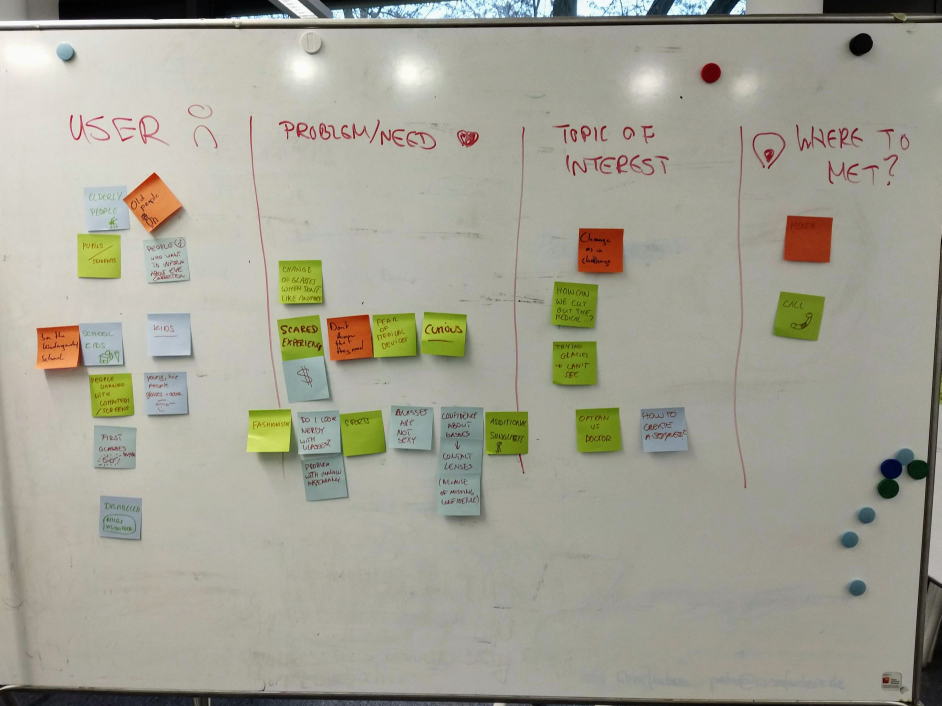
#> input picture charette.jpg, 3765 x 2824 px (shown at 1/4 size)
$ jupyter execute --allow-errors Untitled.ipynb   (older library calls are emulated)
#> lines starting #> are read from the running program, lines starting #| are printed output that depends on the picture; after the words box and inside, x2 and y2 are one past the last pixel; in counts of white or black regions, pixels touching at a corner belong together
### helpers.py
import numpy as np
import cv2 as cv
import numba
from numba import jit
from skimage.measure import regionprops


# [8 lines left out: function draw_boxes, not called in this run]


def texture_channel_generation(image):
    l, a, b = cv.split(image)


# [10 lines left out: function imshow_components, not called in this run]


def create_sum_image(image, conv_flag=cv.COLOR_BGR2YCrCb):
    img = cv.cvtColor(image, conv_flag)
    l, a, b = cv.split(img)
    scalar = np.bincount(a.reshape(-1, 1).ravel()).argmax()
    ad = cv.absdiff(a, np.array([scalar], dtype=np.float))
    scalar = np.bincount(b.reshape(-1, 1).ravel()).argmax()
    bd = cv.absdiff(b, np.array([scalar], dtype=np.float))
    sum_image = cv.add(ad, bd)
    return sum_image


# [41 lines left out: functions create_2D_image, get_saturation, get_image, show_images, not called in this run]


def show_image(image):
    cv.namedWindow('image' , cv.WINDOW_NORMAL)
    cv.imshow('image', image)
    cv.waitKey(0)
    cv.destroyAllWindows()

def convert(image):
    return cv.cvtColor(image, cv.COLOR_GRAY2BGR)

### Untitled.ipynb
[cell 1]
import skimage
import gradients
import helpers as h
import cv2 as cv
import numpy as np
from algorithms import FastScanning
from skimage import color

image = skimage.io.imread("charette.jpg", plugin='pil')
#> image is the input picture: shape (2824, 3765, 3); mean R, G, B 163.1, 161.8, 148.1
#Get resize
width = 512
(H, W) = image.shape[:2]
#> H = 2824; W = 3765
r = width / float(H)
#> r = 0.181
dim = (int(W * r), width)
#> dim = (682, 512)
img = cv.resize(image, dim, interpolation=cv.INTER_AREA)
#lab = cv.cvtColor(img, cv.COLOR_RGB2Lab)
sum_image = h.create_sum_image(img)
#> in create_sum_image, `img = cv.cvtColor(image, conv_flag)`: img: shape (512, 682, 3); mean of channels 0, 1, 2 157.9, 121.1, 130.9
#> in create_sum_image, `l, a, b = cv.split(img)`:
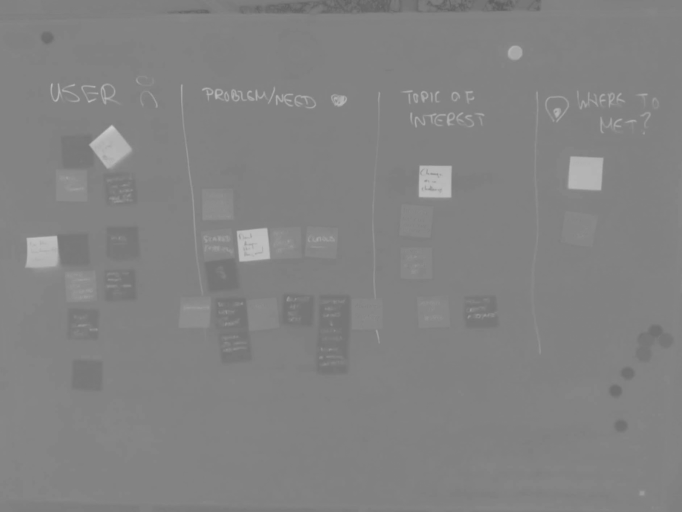
#> b: shape (512, 682); min 96, max 207, mean 130.9
#> in create_sum_image, `scalar = np.bincount(a.reshape(-1, 1).ravel()).argmax()`: scalar = 122
#> in create_sum_image, `ad = cv.absdiff(a, np.array([scalar], dtype=np.float))`:
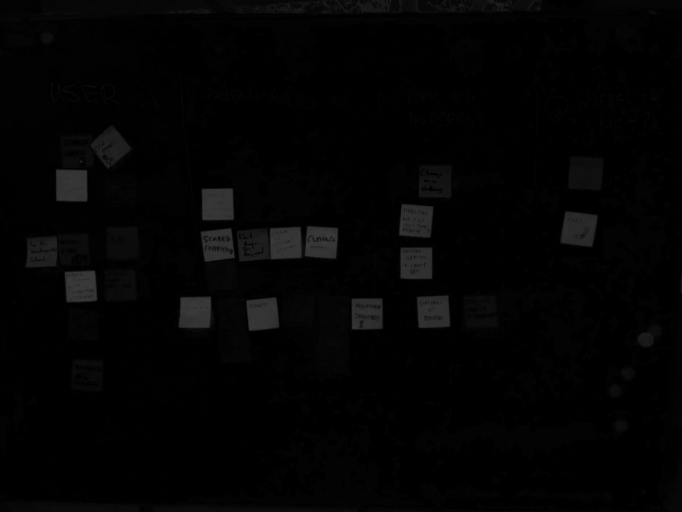
#> ad: shape (512, 682); min 0, max 60, mean 3.3
#> in create_sum_image, `scalar = np.bincount(b.reshape(-1, 1).ravel()).argmax()`: scalar = 130

DEFAULT = {
    "max_diff": 8.0,
    "min_size_factor": 0.0002,
}

#> (the rest of this cell did not finish here and is left out)

[cell 2]
import skimage
import gradients
import helpers as h
import cv2 as cv
import numpy as np
from skimage.filters import threshold_otsu
from skimage import color

image = skimage.io.imread("charette.jpg", plugin='pil')
#Get resize
width = 512
(H, W) = image.shape[:2]
r = width / float(H)
dim = (int(W * r), width)
img = cv.resize(image, dim, interpolation=cv.INTER_AREA)
hsv = cv.cvtColor(img, cv.COLOR_RGB2HSV)
#> hsv: shape (512, 682, 3); mean H, S, V 32.9, 30.6, 165.3

hue, s, v = cv.split(hsv)
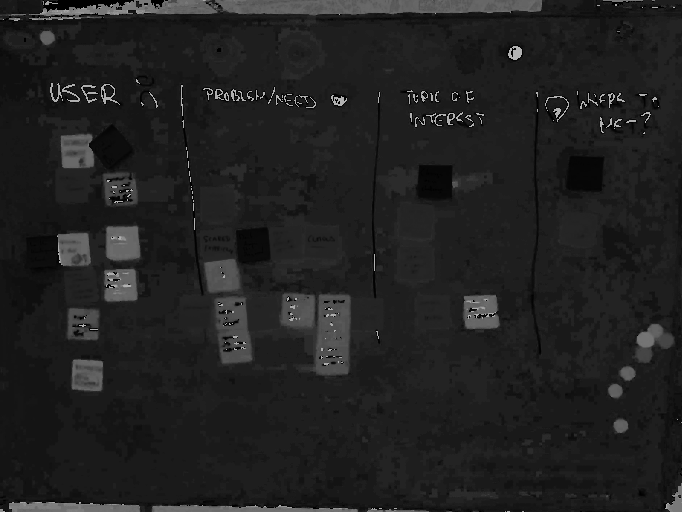
#> hue: shape (512, 682); min 0, max 179, mean 32.9
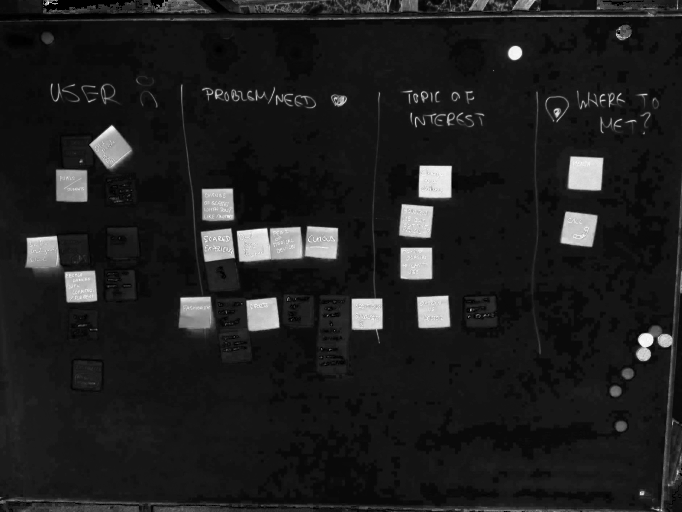
#> s: shape (512, 682); min 0, max 255, mean 30.6

sum_image = h.create_sum_image(img, conv_flag=cv.COLOR_BGR2Lab)
#> call 2 of create_sum_image, with conv_flag = 44
#> in create_sum_image (call 2), `img = cv.cvtColor(image, conv_flag)`: img: shape (512, 682, 3); mean of channels 0, 1, 2 166.8, 124.1, 125.9
#> in create_sum_image (call 2), `l, a, b = cv.split(img)`:
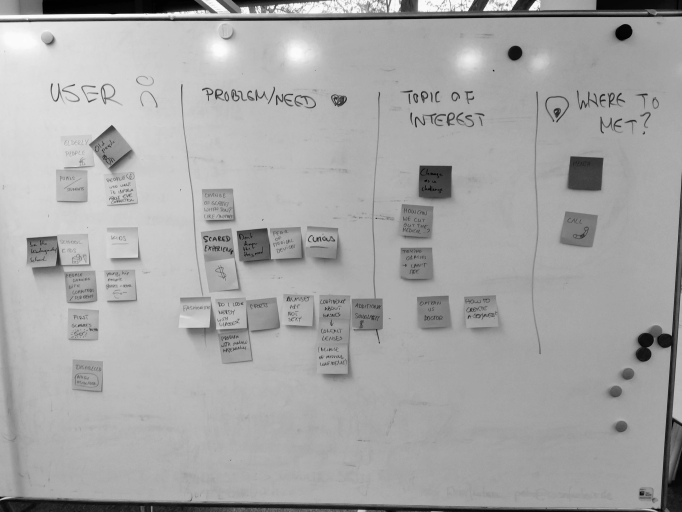
#> l: shape (512, 682); min 0, max 252, mean 166.8
#> in create_sum_image (call 2), `l, a, b = cv.split(img)`:
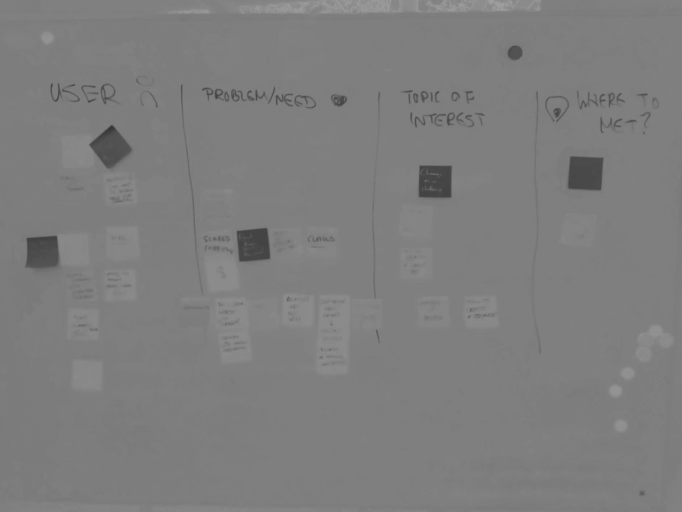
#> b: shape (512, 682); min 51, max 160, mean 125.9
#> in create_sum_image (call 2), `scalar = np.bincount(a.reshape(-1, 1).ravel()).argmax()`: scalar = 124
#> in create_sum_image (call 2), `scalar = np.bincount(b.reshape(-1, 1).ravel()).argmax()`: scalar = 127
#> in create_sum_image (call 2), `sum_image = cv.add(ad, bd)`:
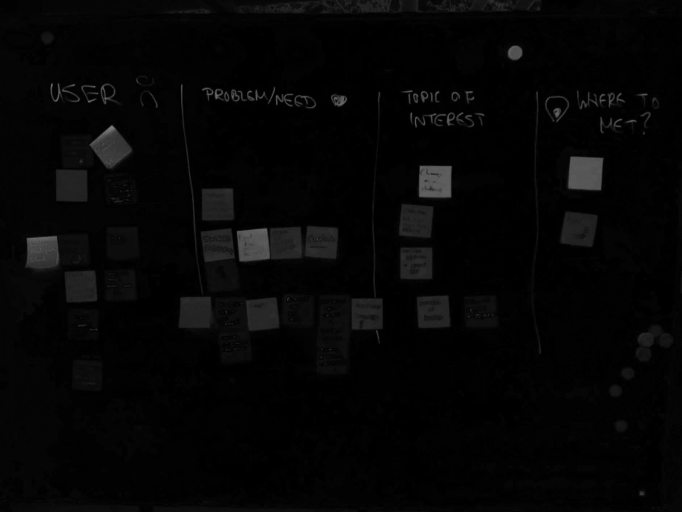
#> sum_image: shape (512, 682); min 0, max 130, mean 5.3
amax = np.amax(sum_image)
#> amax = 130
sum_image_f = sum_image.astype(np.float64) * (255.0 / amax)
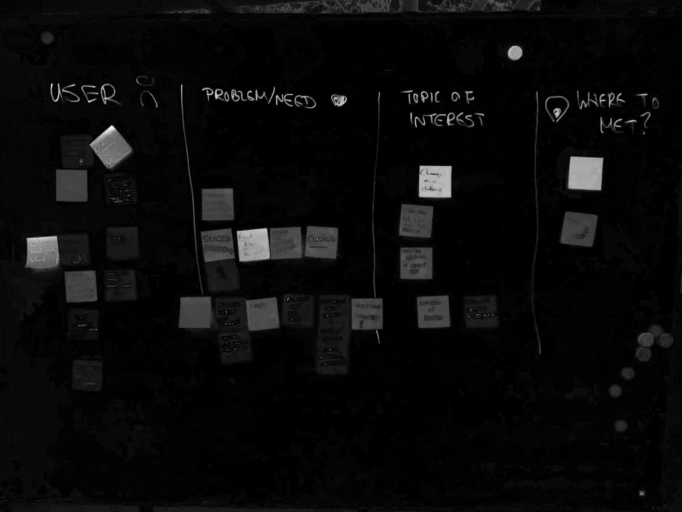
#> sum_image_f: shape (512, 682) float64; min 0, max 255, mean 10.4
sum_image_s = sum_image_f.astype(np.uint8)

thresh = threshold_otsu(sum_image)
#> thresh = 24
binary = np.uint8(sum_image >= thresh) * 255
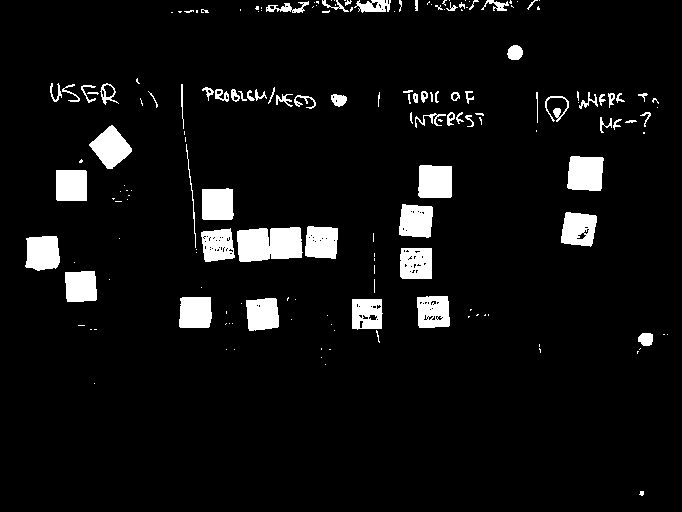
#> binary: shape (512, 682); 6.3% white; 176 white regions (105 under 20 px), largest, box (x1, y1, x2, y2) and area: (237, 227, 303, 262) 1973, (567, 156, 604, 191) 1142, (418, 165, 452, 198) 1073

thresh_s = threshold_otsu(sum_image_s)
#> thresh_s = 45
binary_s = np.uint8(sum_image_s >= thresh_s) * 255
#> binary_s: shape (512, 682); 6.4% white; 182 white regions (109 under 20 px), largest, box (x1, y1, x2, y2) and area: (237, 227, 303, 262) 1980, (567, 156, 604, 191) 1143, (418, 165, 452, 198) 1074

absdiff = cv.absdiff(binary, binary_s)
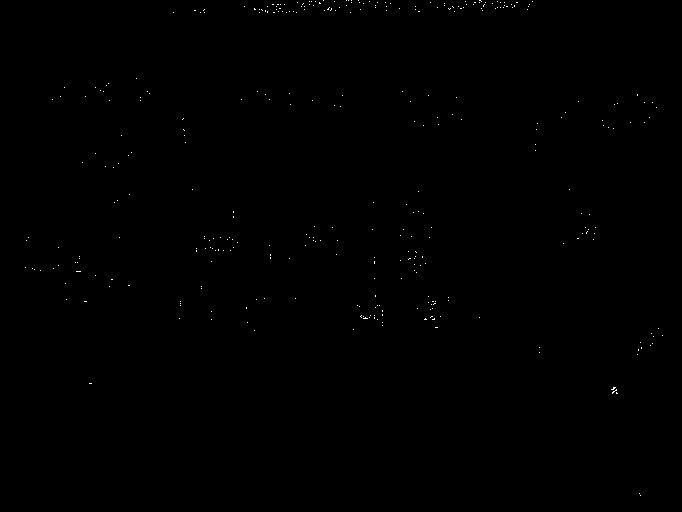
#> absdiff: shape (512, 682); 0.13% white in thin lines or dots

h.show_image(sum_image)

$ run again, with understanding.jpg copied over charette.jpg
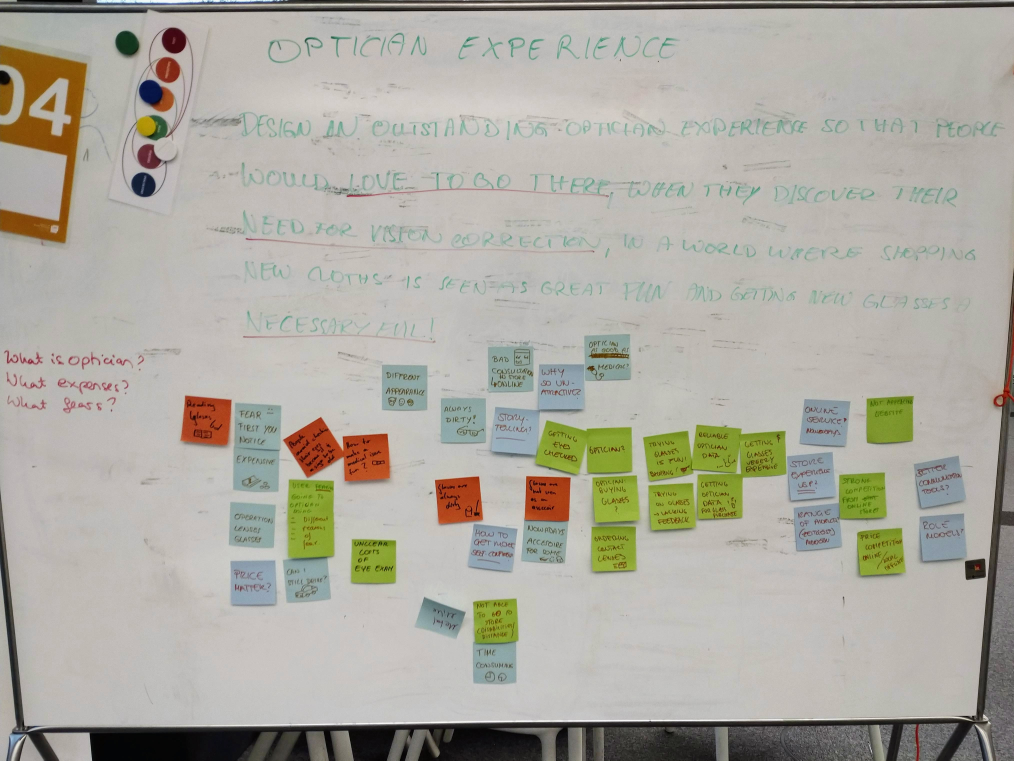
#> input picture understanding.jpg, 4055 x 3041 px (shown at 1/4 size)
#> image is the input picture: shape (3041, 4055, 3); mean R, G, B 173, 170.7, 161.1
#> in create_sum_image, `scalar = np.bincount(a.reshape(-1, 1).ravel()).argmax()`: scalar = 124
#> in create_sum_image, `scalar = np.bincount(b.reshape(-1, 1).ravel()).argmax()`: scalar = 131
#> hsv: shape (512, 682, 3); mean H, S, V 30.4, 26.3, 175.6
#> in create_sum_image (call 2), `l, a, b = cv.split(img)`:
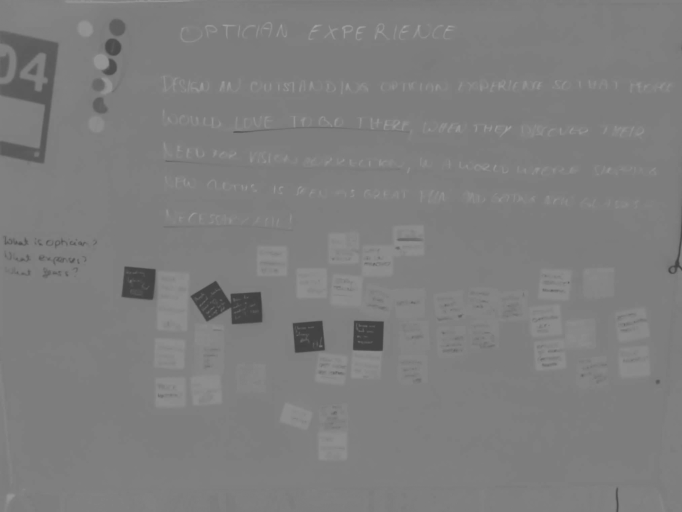
#> b: shape (512, 682); min 64, max 162, mean 125.8
#> in create_sum_image (call 2), `scalar = np.bincount(a.reshape(-1, 1).ravel()).argmax()`: scalar = 127
#> in create_sum_image (call 2), `scalar = np.bincount(b.reshape(-1, 1).ravel()).argmax()`: scalar = 125
#> amax = 100
#> thresh = 24
#> `binary = np.uint8(sum_image >= thresh) * 255`:
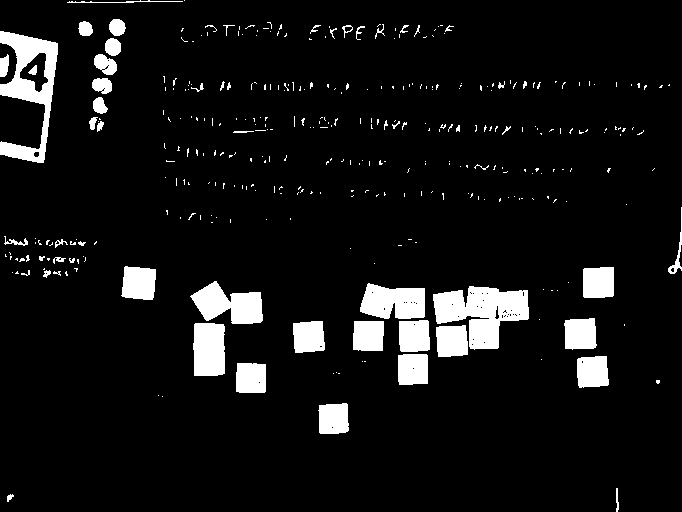
#> binary: shape (512, 682); 7.6% white; 351 white regions (292 under 20 px), largest, box (x1, y1, x2, y2) and area: (433, 286, 529, 350) 3603, (0, 31, 58, 163) 3233, (190, 281, 263, 324) 1902
#> thresh_s = 61
#> absdiff: shape (512, 682); every value is 0

$ run again, with unpacking.jpg copied over charette.jpg
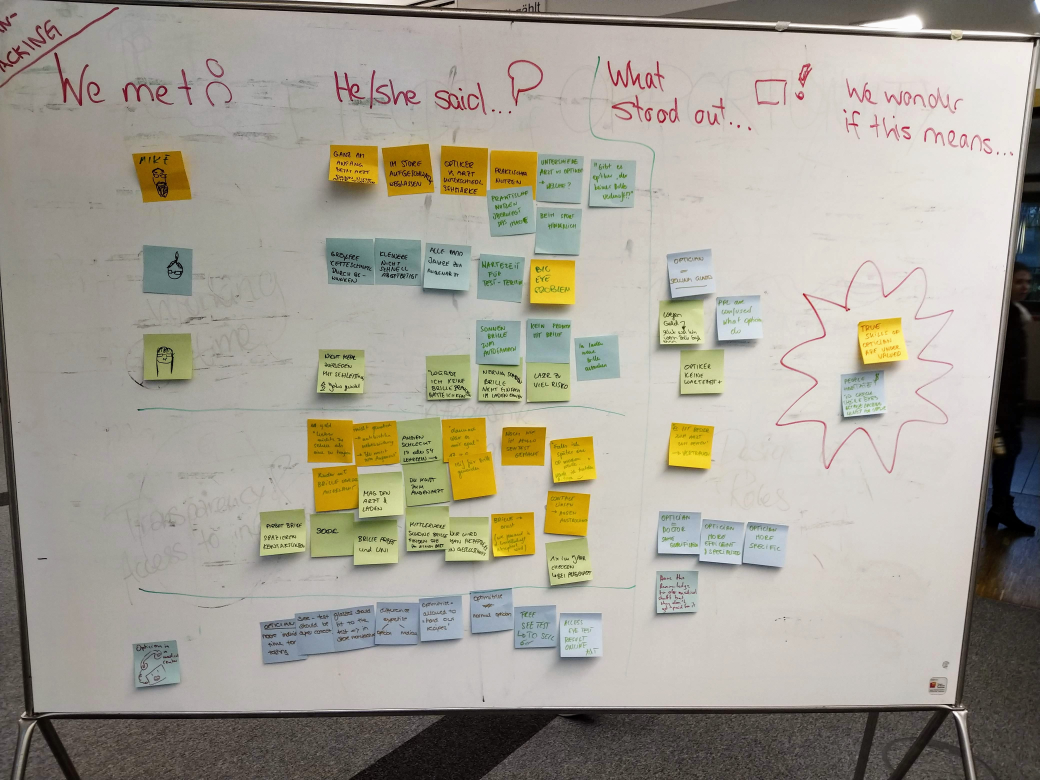
#> input picture unpacking.jpg, 4160 x 3120 px (shown at 1/4 size)
#> image is the input picture: shape (3120, 4160, 3); mean R, G, B 164.7, 160.4, 148.4
#> in create_sum_image, `scalar = np.bincount(a.reshape(-1, 1).ravel()).argmax()`: scalar = 124
#> in create_sum_image, `scalar = np.bincount(b.reshape(-1, 1).ravel()).argmax()`: scalar = 131
#> hsv: shape (512, 682, 3); mean H, S, V 27.4, 34, 166.7
#> amax = 119
#> thresh = 16
#> `binary = np.uint8(sum_image >= thresh) * 255`:
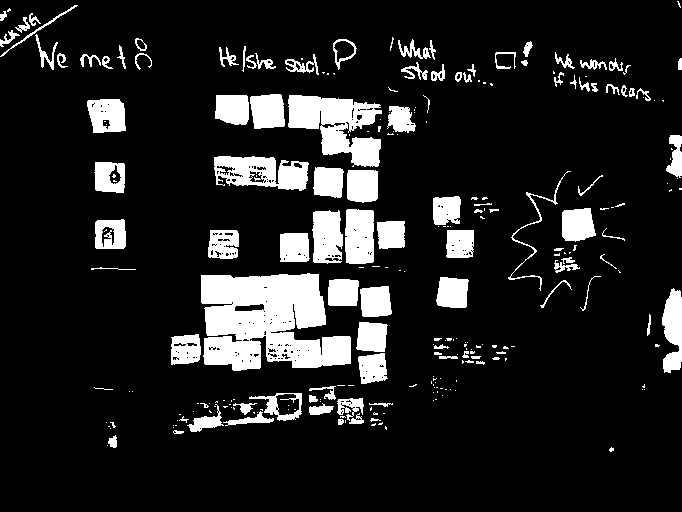
#> binary: shape (512, 682); 13% white; 257 white regions (151 under 20 px), largest, box (x1, y1, x2, y2) and area: (201, 273, 351, 371) 10544, (288, 95, 382, 167) 3880, (214, 156, 309, 191) 2212
#> thresh_s = 34
#> absdiff: shape (512, 682); every value is 0
